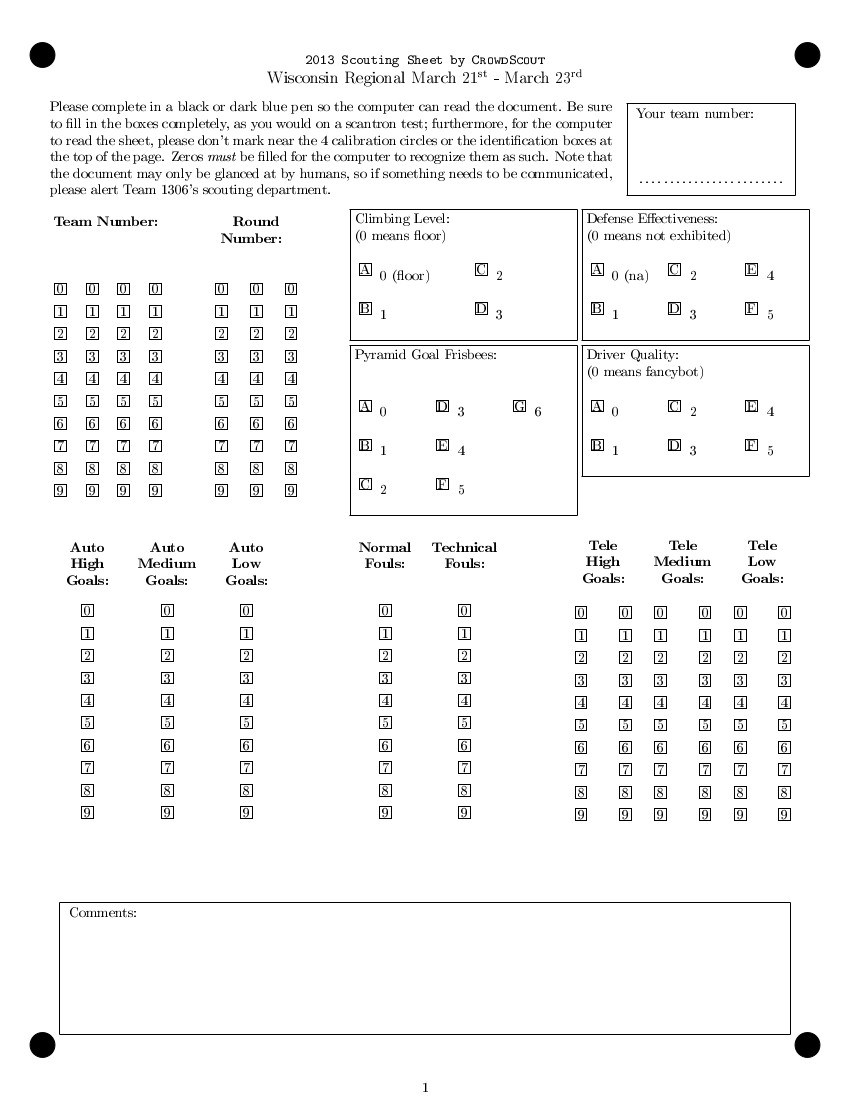
//> input picture source.jpg, 850 x 1100 px
$ ./variables ../source.jpg   (built with g++ and OpenCV 4)
//> lines starting //> are read from the running program, lines starting //| are printed output that depends on the picture; after the words box and inside, x2 and y2 are one past the last pixel; in counts of white or black regions, pixels touching at a corner belong together
#include <opencv2/core/core.hpp>
#include <opencv2/highgui/highgui.hpp>
#include <opencv2/imgproc/imgproc.hpp>

using namespace cv;

int hi = 1, lo = 1;
int res = 50;

int main(int argc, char* argv[]) {
  Mat orig = imread(argv[1]);
//> orig is the input picture: 1100 rows x 850 cols, CV_8UC3; min 0, max 255, mean 245.5
  resize(orig, orig, Size(625, 813), 0, 0, INTER_LINEAR);
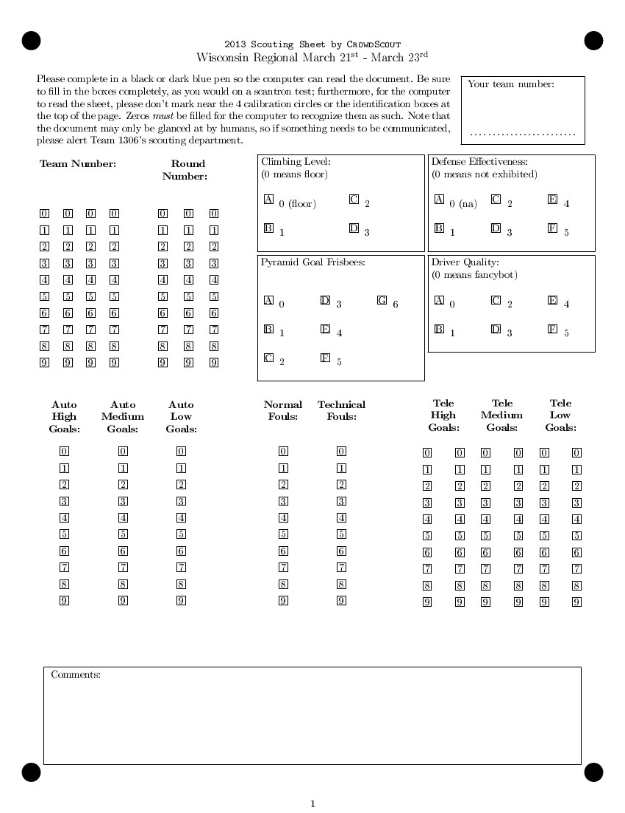
//> orig: 813 rows x 625 cols, CV_8UC3; min 0, max 255, mean 245.5
  int key = 0;

  namedWindow("circles", 1);
  createTrackbar("hi", "circles", &hi, 255);
  createTrackbar("lo", "circles", &lo, 255);
  createTrackbar("res", "circles", &res, 255);

    do
      {
        // update display and snooker, so we can play with them
        Mat display;
	orig.copyTo(display);

        Mat snooker;
        cvtColor(orig, snooker, CV_RGB2GRAY);
	GaussianBlur(snooker, snooker, Size(9, 9), 2, 2);
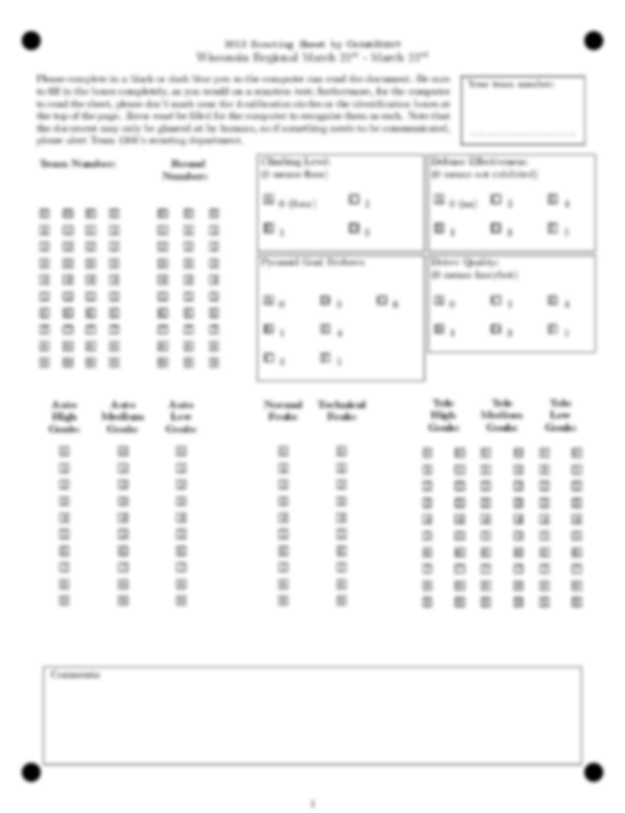
//> snooker: 813 rows x 625 cols, CV_8UC1; min 0, max 255, mean 245.5
	threshold(snooker, snooker, 127, 255, THRESH_BINARY);
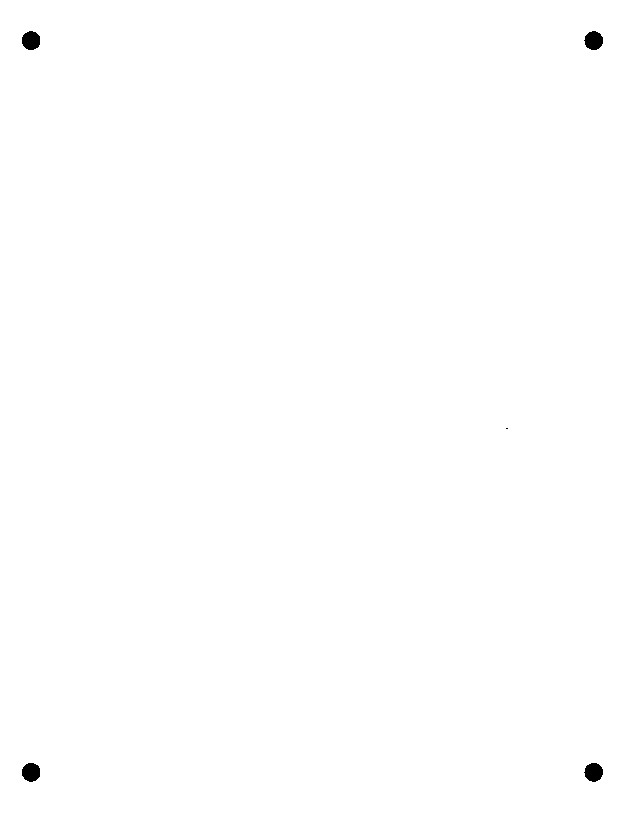
//> snooker: 813 rows x 625 cols, CV_8UC1; 99.8% white; 5 black regions (1 under 20 px), largest, box (x1, y1, x2, y2) and area: (22, 31, 40, 50) 275, (584, 31, 603, 50) 275, (22, 763, 40, 782) 274, (584, 763, 603, 782) 274

        vector<Vec3f> circles;

        // also preventing crash with hi, lo threshold here...
        HoughCircles(snooker, circles, CV_HOUGH_GRADIENT, res/100+0.1, snooker.rows/10, hi > 0 ? hi : 1, lo > 0 ? lo : 1, 0, snooker.rows/60);
//> circles = 5 circles (x, y, radius): [30.5, 39.5, 9], [593.5, 39.5, 9], [31.5, 771.5, 9.1], [592.5, 771.5, 9], [506.5, 427.5, 1.1]
        for( size_t i = 0; i < circles.size(); i++ )
	  {
	    Point center(cvRound(circles[i][0]), cvRound(circles[i][1]));
	    int radius = cvRound(circles[i][2]);

	    // draw the green circle center
	    circle( display, center, 3, Scalar(0,255,0), -1, 8, 0 );

	    // draw the blue circle outline
	    circle( display, center, radius, Scalar(255,0,0), 3, 8, 0 );
	  }
//> this loop made 5 passes
//> (center, radius) on passes 1 to 5: (Point(30, 40), 9), (Point(594, 40), 9), (Point(32, 772), 9), (Point(592, 772), 9), (Point(506, 428), 1)
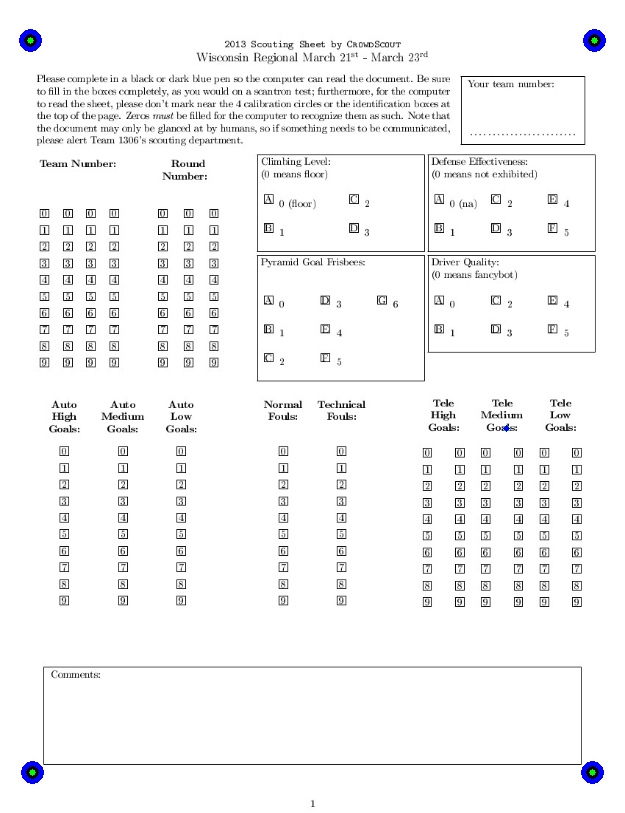
//> display: 813 rows x 625 cols, CV_8UC3; 0.25% of pixels changed, all inside (x1, y1, x2, y2) = (19, 29, 606, 784)

	Mat tiny;
	resize(display, tiny, Size(417, 542), 0, 0, INTER_LINEAR);
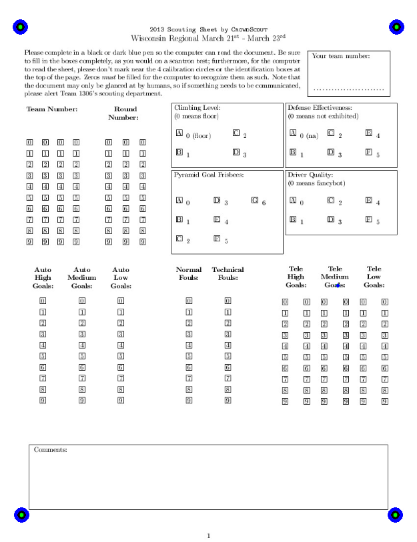
//> tiny: 542 rows x 417 cols, CV_8UC3; mean B, G, R 246, 245.4, 245.4
        imshow("circles", tiny);
        imshow("snooker", snooker);
        key = waitKey(33);
//> the Esc key is pressed
      } while((char)key != 27);
    return 0;
}

$ run again, on billards.png
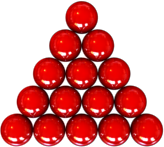
//> input picture billards.png, 164 x 147 px
//> orig is the input picture: 147 rows x 164 cols, CV_8UC3; mean B, G, R 131.6, 131.9, 219
//> orig: 813 rows x 625 cols, CV_8UC3
//> `threshold(snooker, snooker, 127, 255, THRESH_BINARY);`:
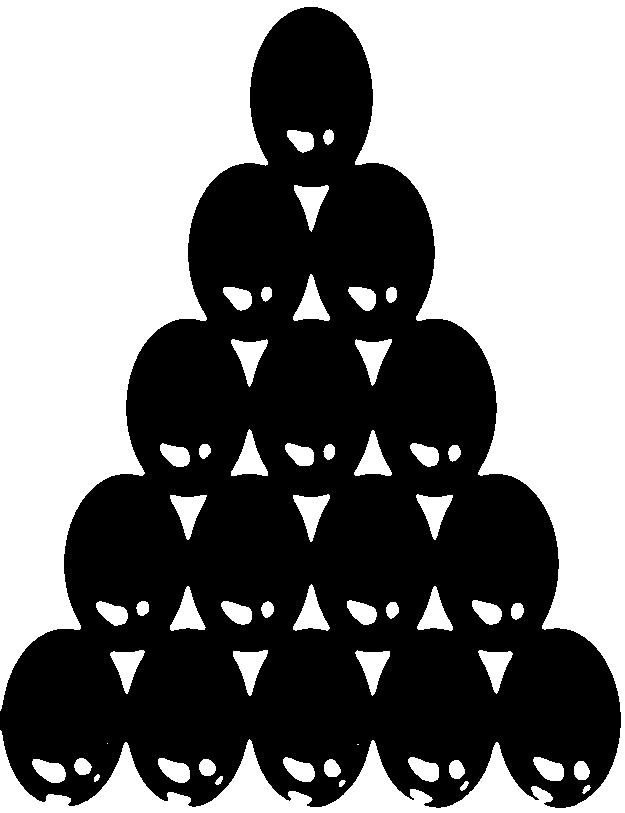
//> snooker: 813 rows x 625 cols, CV_8UC1; 50.7% white; 1 black region, box (x1, y1, x2, y2) and area: (0, 7, 621, 808) 250717
//> circles = 40 circles (x, y, radius), first 12: [82.5, 766.5, 8.2], [241.5, 614.5, 9.6], [332.5, 767.5, 9.6], [366.5, 614.5, 10.2], [582.5, 769.5, 9.4], [490.5, 611.5, 12.4], [178.5, 455.5, 11], [429.5, 456.5, 9.6], [429.5, 771.5, 9.6], [116.5, 614.5, 11], [179.5, 771.5, 9.6], [300.5, 140.5, 12.4]
//> the loop `for( size_t i = 0; i < circles.size(); i++ )` made 40 passes
//> (center, radius) on passes 1 to 8: (Point(82, 766), 8), (Point(242, 614), 10), (Point(332, 768), 10), (Point(366, 614), 10), (Point(582, 770), 9), (Point(490, 612), 12), (Point(178, 456), 11), (Point(430, 456), 10)
//> `resize(display, tiny, Size(417, 542), 0, 0, INTER_LINEAR);`:
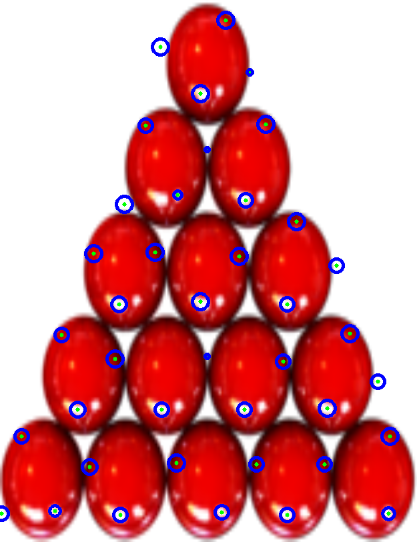
//> tiny: 542 rows x 417 cols, CV_8UC3; mean B, G, R 135.2, 129.8, 213.4
